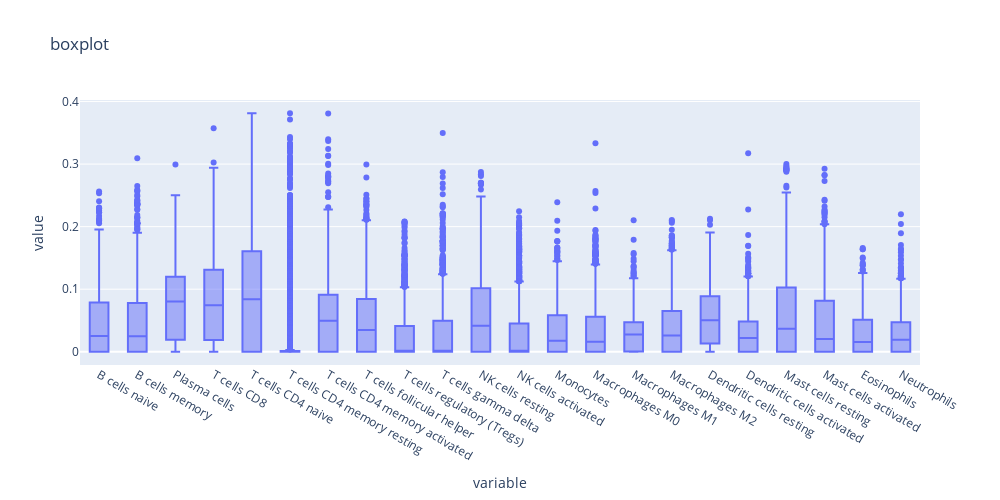

Here is the notebook cell this chart was saved with:
### Code cell
fig = px.box(newdata2.drop("submitter", axis=1), title = "boxplot", orientation='v', height = 500, width= 1000)
fig.show()

### Figure 1 — Plotly figure (JSON) as saved in the notebook; plotly's stock layout.template omitted (floating-point values rounded to 4 significant figures; data arrays with more than 128 entries replaced by an {"elided": "..."} marker saying what was removed)
{"data": [{"alignmentgroup": "True", "hovertemplate": "variable=%{x}<br>value=%{y}<extra></extra>", "legendgroup": "", "marker": {"color": "#636efa"}, "name": "", "notched": false, "offsetgroup": "", "orientation": "v", "showlegend": false, "type": "box", "x": {"elided": "46992 str values"}, "x0": " ", "xaxis": "x", "y": {"elided": "46992 float values"}, "y0": " ", "yaxis": "y"}], "layout": {"boxmode": "group", "height": 500, "legend": {"tracegroupgap": 0}, "title": {"text": "boxplot"}, "width": 1000, "xaxis": {"anchor": "y", "domain": [0, 1], "title": {"text": "variable"}}, "yaxis": {"anchor": "x", "domain": [0, 1], "title": {"text": "value"}}}}
